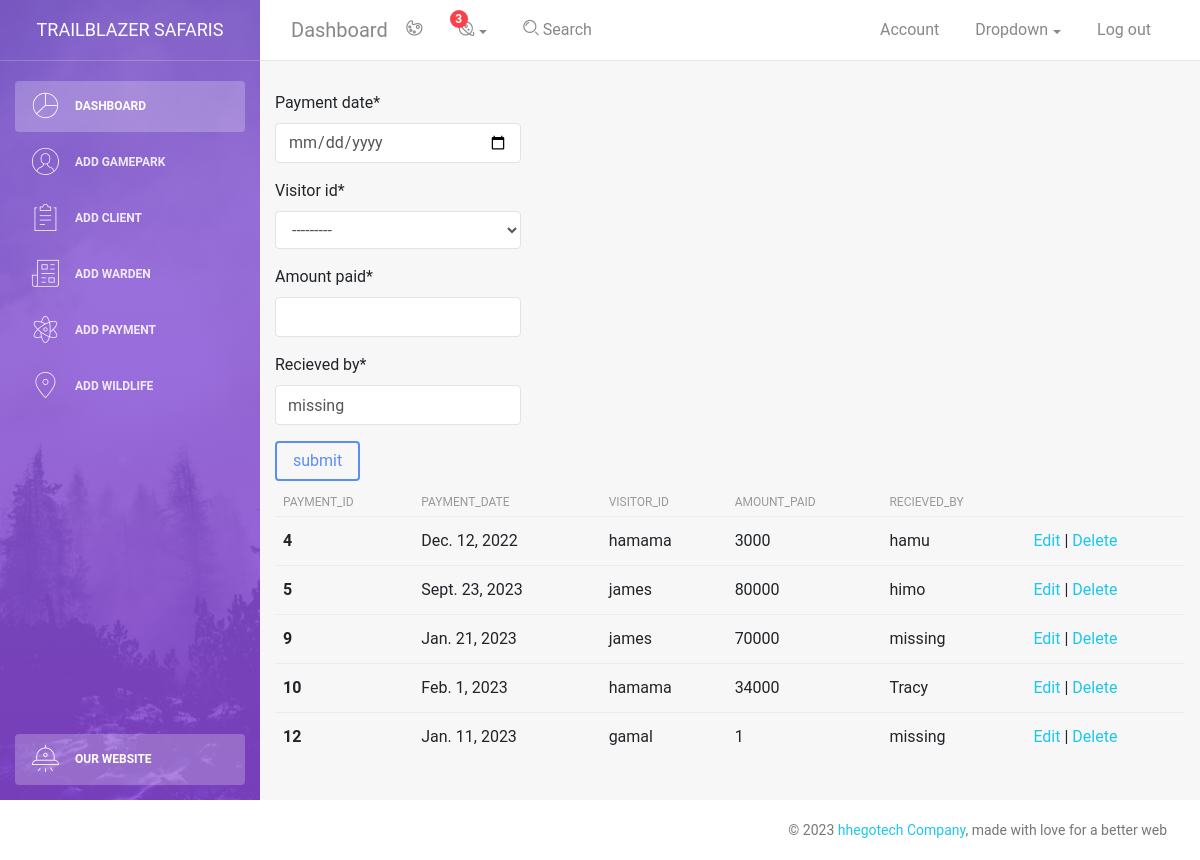
The page /add_payment/ on the database its author committed.
### blog/models.py (models this page shows, shortened)
class Payment(models.Model):
    payment_date = models.DateField(auto_now = False)
    visitor_id = models.ForeignKey(Visitor, on_delete=models.CASCADE)
    amount_paid = models.IntegerField()
    recieved_by = models.CharField(max_length=100, default="missing")

class Visitor(models.Model):
    GENDER_OPTIONS = [
        ("M", "Male"),
        ("F", "Female"),
    ]
    visitor_name = models.CharField(max_length = 50)
    gender = models.CharField(max_length = 2, choices = GENDER_OPTIONS)
    gamepark_id = models.ForeignKey(Gamepark, on_delete=models.CASCADE)
    age = models.IntegerField()
    contact = models.CharField(max_length = 11)
    address = models.CharField(max_length = 20)
    def __str__(self):
        return self.visitor_name

### blog/views.py (the view)
# urls.py: path('add_payment/',add_payment_view,name= "add_payment_page"),
def add_payment_view(request):
    message = ""
    if request.method == "POST":
        payment_form = PaymentForm(request.POST)
        if payment_form.is_valid():
            payment_form.save()
            message = "Payment added succesfully "
    else:
        payment_form = PaymentForm()
    messages.success(request, message)
    payment = Payment.objects.all()
    context = {
        'form': payment_form,
        'message': message,
        'payments': payment,
    }
    return render(request, "add_payment.html", context)

### blog/forms.py
class PaymentForm(ModelForm):
    class Meta:
        model = Payment
        fields = ("payment_date","visitor_id","amount_paid","recieved_by")
        widgets = {
            "payment_date":DateInput(attrs={"type":"date"})
        }

### blog/templates/add_payment.html (shortened to what this page needs)
{% extends './ase.html' %}
{% load crispy_forms_tags %}
{% block content %}
    <form method="POST">
        {{form|crispy}}
        <button class="btn btn-primary" type="submit">submit</button>
    </form>
<table class="table table-hover">
    <thead>
        <tr>
            <th scope="col"> payment_id</th>
            <th scope="col"> payment_date</th>
            <th scope="col"> visitor_id</th>
            <th scope="col"> amount_paid</th>
            <th scope="col"> recieved_by</th>
        </tr>
    </thead>
    <tbody>
        {% for payment in payments %}
            <tr>
            <th scope="row">{{payment.id}}</th>
            <td>{{payment.payment_date}}</td>
            <td>{{payment.visitor_id}}</td>
            <td>{{payment.amount_paid}}</td>
            <td>{{payment.recieved_by}}</td>
        <td>
            <a href="{% url 'edit_payment_page' payment.id %}"> Edit</a> |
            <a href="{% url 'delete_payment_page' payment.id %}" onclick="return confirm('Are you sure you want to delete this payment ?')"> Delete</a>
        </td>
</tr>
{% endfor %}
</tbody>
</table>
</div>
{% endblock content %}

### rows shown on the page
Payment: id "4", payment_date "Dec. 12, 2022", visitor_id "hamama", amount_paid "3000", recieved_by "hamu"
Payment: id "5", payment_date "Sept. 23, 2023", visitor_id "james", amount_paid "80000", recieved_by "himo"
Payment: id "9", payment_date "Jan. 21, 2023", visitor_id "james", amount_paid "70000", recieved_by "missing"
Payment: id "10", payment_date "Feb. 1, 2023", visitor_id "hamama", amount_paid "34000", recieved_by "Tracy"
Payment: id "12", payment_date "Jan. 11, 2023", visitor_id "gamal", amount_paid "1", recieved_by "missing"
